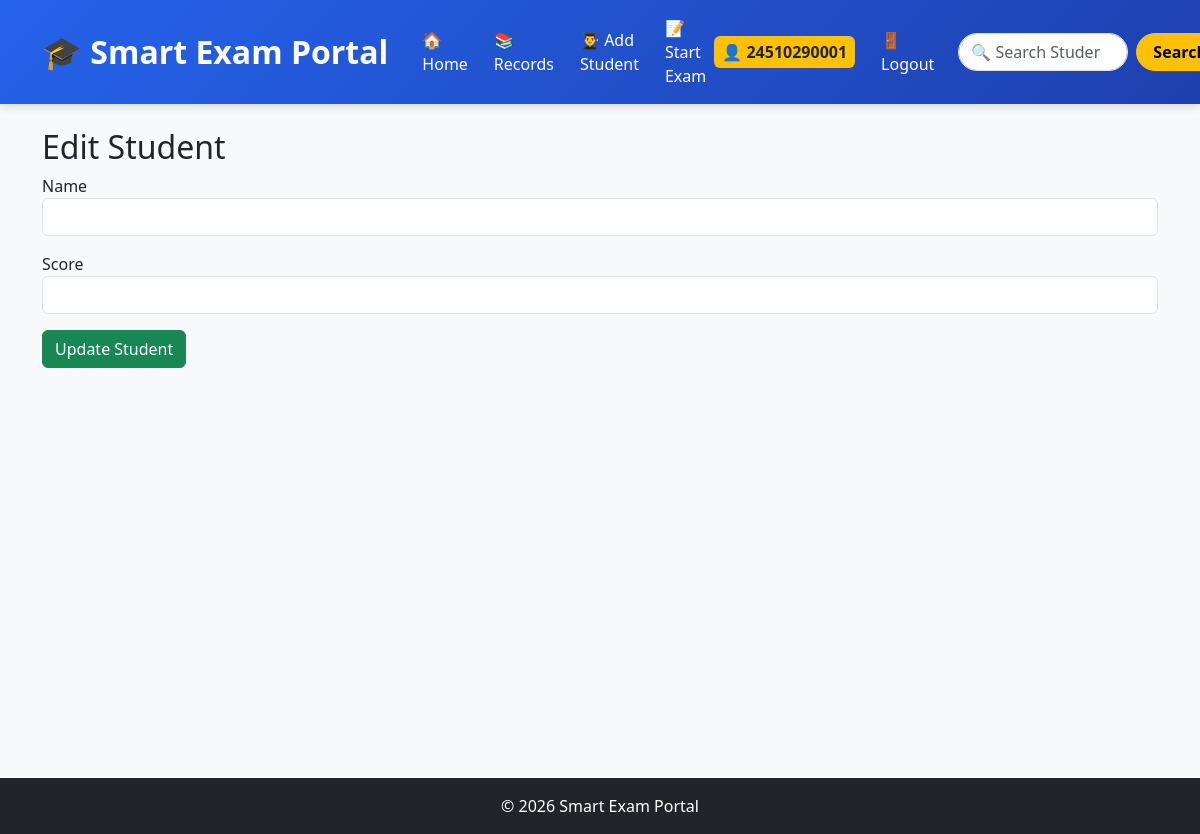
Page /edit/4 (signed in) on the earlier database version.
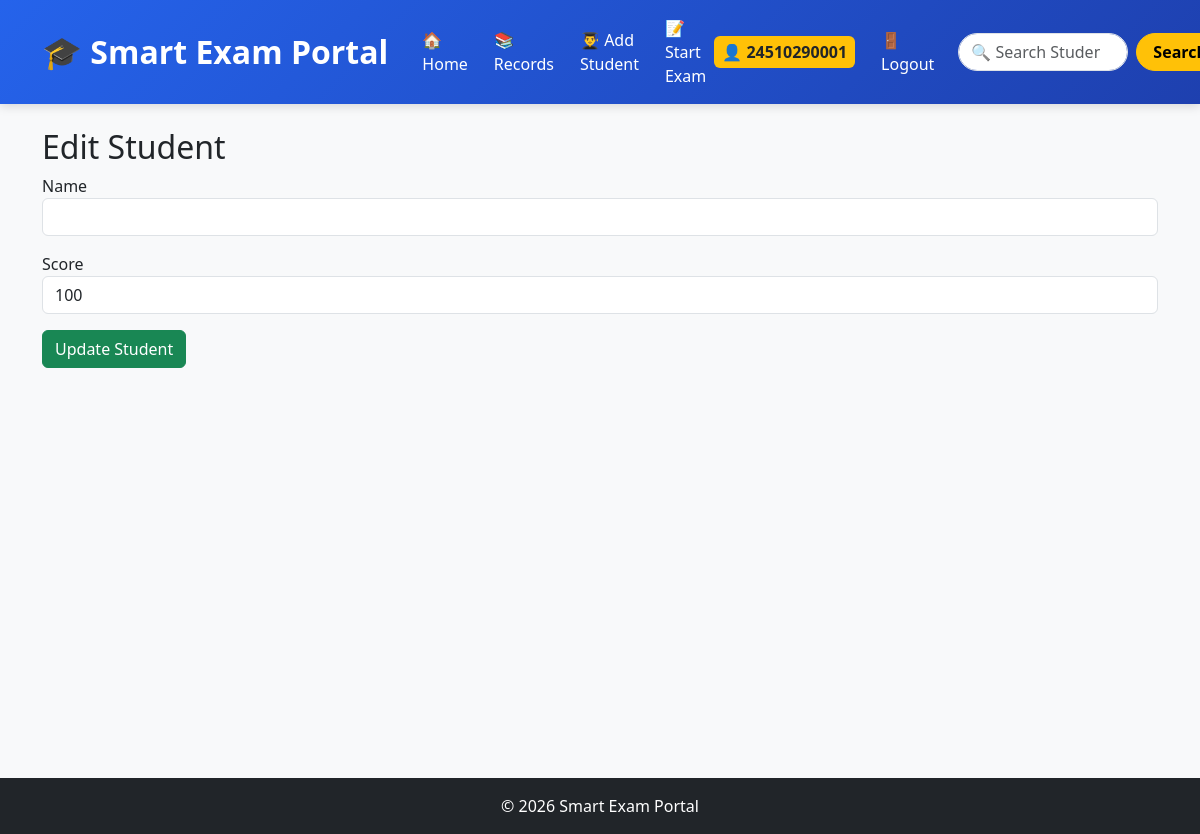
Same page on the later database version.
### tables this page shows
CREATE TABLE students (
    id INTEGER PRIMARY KEY AUTOINCREMENT,
    roll_number INTEGER,
    subject_name TEXT,
    student_name TEXT,
    score INTEGER,
    percentage REAL,
    exam_date TEXT
, subject_id INTEGER);

### smart_exam_portal/app.py (the view, shortened to what this page needs)
@app.route("/edit/<int:roll_number>", methods=["GET", "POST"])
def edit_student(roll_number):
    if session.get("role") != "admin":
        flash(
            "Admin only! You do not have permission to edit students.",
            "danger"
        )
        return redirect(url_for("home"))
    conn = get_db()
    student = conn.execute(
        "SELECT * FROM students WHERE roll_number = ?",
        (roll_number,)
    ).fetchone()
    conn.close()
    return render_template(
        "edit.html",
        student=student
    )

### smart_exam_portal/database.py (called while the page is built)
def get_db():
    conn = sqlite3.connect("myproject.db")
    conn.row_factory = sqlite3.Row
    return conn

### smart_exam_portal/templates/edit.html
{% extends "base.html" %}
{% block content %}
<h2>Edit Student</h2>
<form method="POST">
    <div class="mb-3">
        <label>Name</label>
        <input type="text"
               name="name"
               value="{{ student.name }}"
               class="form-control">
    </div>
    <div class="mb-3">
        <label>Score</label>
        <input type="number"
               name="score"
               value="{{ student.score }}"
               class="form-control">
    </div>
    <button type="submit" class="btn btn-success">
        Update Student
    </button>
</form>
{% endblock %}

Differences in the rows shown:
added students: score "100"
